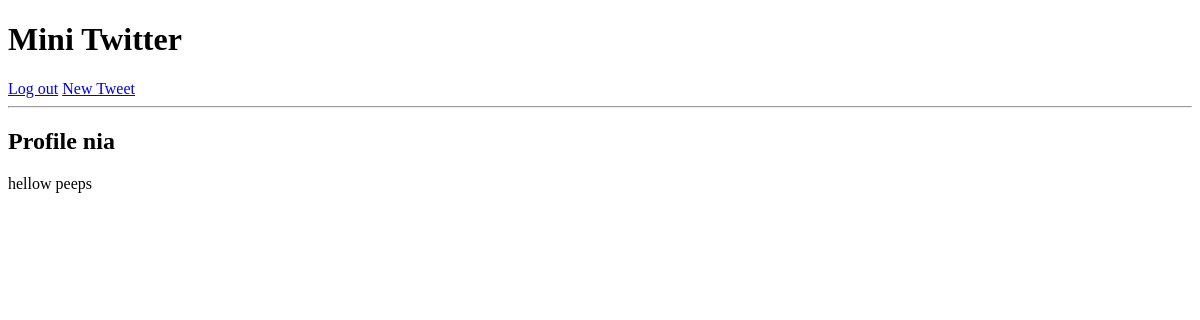
The app's page /user/nia (signed in), older data.
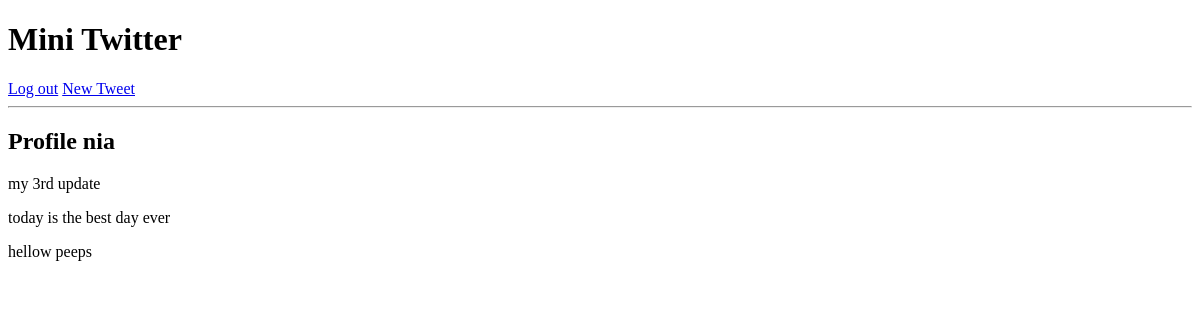
The same page, newer data.
### app.py (models this page shows, shortened)
class BaseModel(Model):
    class Meta:
        database = database

class User(BaseModel):
    username = CharField(unique = True)
    password = CharField()
    email    = CharField(unique = True)
    join_at  = DateTimeField(default=datetime.datetime.now())

class Message(BaseModel):
    user          = ForeignKeyField(User, backref = 'messages')
    content       = TextField()
    published_at  = DateTimeField(default=datetime.datetime.now())

### app.py (the view)
@app.route('/user/<username>')
def user_profile(username):
    user = User.get(User.username == username)
    messages = user.messages.order_by(Message.published_at.desc())
    return render_template('profile.html', messages=messages, username=username)

### app.py (called while the page is built)
@app.before_request
def before_request():
    database.connect()

@app.after_request
def after_request(response):
    database.close()
    return response

### templates/profile.html
{% extends "layout.html" %}
{% block body %}
    <h2>Profile {{ username }}</h2>
    {% for message in messages %}
        <p> {{ message.content }}</p>
    {% endfor %}
{% endblock %}

### templates/layout.html (shortened to what this page needs)
<!DOCTYPE html>
<html lang="en">
<head>
</head>
<body>
    <h1>Mini Twitter</h1>
    {% if not session.logged_in %}
        <a href="{{url_for('register')}}">Register</a>
        <a href="{{url_for('login')}}">Log in</a>
    {% else%}
        <a href="{{url_for('logout')}}">Log out</a>
        <a href="{{url_for('new_tweet')}}">New Tweet</a>
    {% endif %}
    <hr>
    {% block body %} {% endblock %}
</body>
</html>

Row changes from the older to the newer data that the page shows:
added Message: content "my 3rd update"
added Message: content "today is the best day ever"
